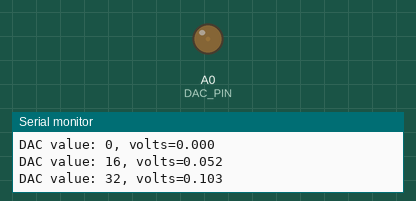
Bench run of a sketch on a simulated Arduino Zero (SAMD21). Shown: output pins drawn as LEDs (lit = HIGH), the last lines printed to the serial monitor.

Above: at 2.05 s.
At 2.6 s:
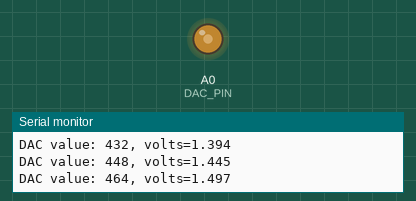
At 3.15 s:
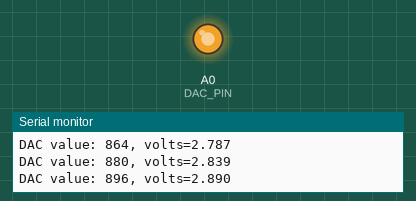
At 4.3 s:
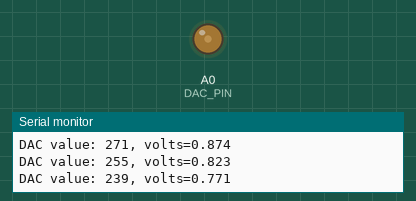
Timing chart, 0 to 7.9 s (numbered marks = the images above):
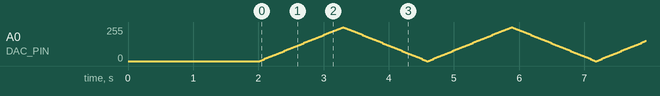

The sketch:

dac.ino
```cpp
// Resolution
//
#define DAC_RESOLUTION  10
   // 2^10 = 1024  (hence possible output value 0 to 1023)

#define DAC_PIN A0  // DAC output pin

int step = 16;

void setup() {
  Serial.begin(115200);
  delay(2000);
  //pinMode(DAC_PIN, OUTPUT);     // ***** DO NOT set A0 mode to OUTPUT when using the DAC *****
  analogWriteResolution(DAC_RESOLUTION);
  Serial.println("setup() completed");
}

int outvalue = 0;

void loop() {
  // put your main code here, to run repeatedly:
    float volts = (outvalue / 1023.0)* 3.3;
    Serial.printf("DAC value: %d, volts=%.3f\n", outvalue, volts);
    analogWrite(DAC_PIN, outvalue);
    outvalue += step;
    if ((outvalue < 0) || (outvalue > 1023)) {
      step = -step;
      if (outvalue < 0)
        outvalue = 0;
      else
        outvalue = 1023;
    }
    delay(20);
}
```
